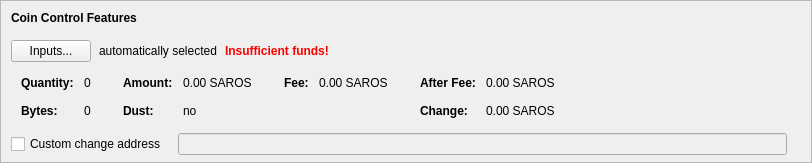
    <widget class="QFrame" name="frameCoinControl">
     <property name="sizePolicy">
      <sizepolicy hsizetype="Expanding" vsizetype="Expanding">
       <horstretch>0</horstretch>
       <verstretch>0</verstretch>
      </sizepolicy>
     </property>
     <property name="maximumSize">
      <size>
       <width>16777215</width>
       <height>16777215</height>
      </size>
     </property>
     <property name="frameShape">
      <enum>QFrame::StyledPanel</enum>
     </property>
     <property name="frameShadow">
      <enum>QFrame::Sunken</enum>
     </property>
     <layout class="QVBoxLayout" name="verticalLayoutCoinControl2">
      <property name="spacing">
       <number>0</number>
      </property>
      <property name="leftMargin">
       <number>0</number>
      </property>
      <property name="topMargin">
       <number>0</number>
      </property>
      <property name="rightMargin">
       <number>0</number>
      </property>
      <property name="bottomMargin">
       <number>6</number>
      </property>
      <item>
       <layout class="QVBoxLayout" name="verticalLayoutCoinControl" stretch="0,0,0,0,1">
        <property name="spacing">
         <number>0</number>
        </property>
        <property name="leftMargin">
         <number>10</number>
        </property>
        <property name="topMargin">
         <number>10</number>
        </property>
        <item>
         <layout class="QHBoxLayout" name="horizontalLayoutCoinControl1">
          <property name="bottomMargin">
           <number>15</number>
          </property>
          <item>
           <widget class="QLabel" name="labelCoinControlFeatures">
            <property name="sizePolicy">
             <sizepolicy hsizetype="Preferred" vsizetype="Maximum">
              <horstretch>0</horstretch>
              <verstretch>0</verstretch>
             </sizepolicy>
            </property>
            <property name="font">
             <font>
              <weight>75</weight>
              <bold>true</bold>
             </font>
            </property>
            <property name="styleSheet">
             <string notr="true">font-weight:bold;</string>
            </property>
            <property name="text">
             <string>Coin Control Features</string>
            </property>
           </widget>
          </item>
         </layout>
        </item>
        <item>
         <layout class="QHBoxLayout" name="horizontalLayoutCoinControl2" stretch="0,0,0,0">
          <property name="spacing">
           <number>8</number>
          </property>
          <property name="bottomMargin">
           <number>10</number>
          </property>
          <item>
           <widget class="QPushButton" name="pushButtonCoinControl">
            <property name="styleSheet">
             <string notr="true"/>
            </property>
            <property name="text">
             <string>Inputs...</string>
            </property>
            <property name="autoDefault">
             <bool>false</bool>
            </property>
           </widget>
          </item>
          <item>
           <widget class="QLabel" name="labelCoinControlAutomaticallySelected">
            <property name="text">
             <string>automatically selected</string>
            </property>
            <property name="margin">
             <number>5</number>
            </property>
           </widget>
          </item>
          <item>
           <widget class="QLabel" name="labelCoinControlInsuffFunds">
            <property name="font">
             <font>
              <weight>75</weight>
              <bold>true</bold>
             </font>
            </property>
            <property name="styleSheet">
             <string notr="true">color:red;font-weight:bold;</string>
            </property>
            <property name="text">
             <string>Insufficient funds!</string>
            </property>
            <property name="margin">
             <number>5</number>
            </property>
           </widget>
          </item>
          <item>
           <spacer name="horizontalSpacerCoinControl">
            <property name="orientation">
             <enum>Qt::Horizontal</enum>
            </property>
            <property name="sizeHint" stdset="0">
             <size>
              <width>40</width>
              <height>1</height>
             </size>
            </property>
           </spacer>
          </item>
         </layout>
        </item>
        <item>
         <widget class="QWidget" name="widgetCoinControl" native="true">
          <property name="sizePolicy">
           <sizepolicy hsizetype="Preferred" vsizetype="Preferred">
            <horstretch>0</horstretch>
            <verstretch>0</verstretch>
           </sizepolicy>
          </property>
          <property name="minimumSize">
           <size>
            <width>0</width>
            <height>0</height>
           </size>
          </property>
          <property name="styleSheet">
           <string notr="true"/>
          </property>
          <layout class="QHBoxLayout" name="horizontalLayoutCoinControl5">
           <property name="leftMargin">
            <number>0</number>
           </property>
           <property name="topMargin">
            <number>0</number>
           </property>
           <property name="rightMargin">
            <number>0</number>
           </property>
           <property name="bottomMargin">
            <number>0</number>
           </property>
           <item>
            <layout class="QHBoxLayout" name="horizontalLayoutCoinControl3" stretch="0,0,0,1">
             <property name="spacing">
              <number>20</number>
             </property>
             <property name="topMargin">
              <number>0</number>
             </property>
             <property name="bottomMargin">
              <number>10</number>
             </property>
             <item>
              <layout class="QFormLayout" name="formLayoutCoinControl1">
               <property name="horizontalSpacing">
                <number>10</number>
               </property>
               <property name="verticalSpacing">
                <number>14</number>
               </property>
               <property name="leftMargin">
                <number>10</number>
               </property>
               <property name="topMargin">
                <number>4</number>
               </property>
               <property name="rightMargin">
                <number>6</number>
               </property>
               <item row="0" column="0">
                <widget class="QLabel" name="labelCoinControlQuantityText">
                 <property name="font">
                  <font>
                   <weight>75</weight>
                   <bold>true</bold>
                  </font>
                 </property>
                 <property name="text">
                  <string>Quantity:</string>
                 </property>
                 <property name="margin">
                  <number>0</number>
                 </property>
                </widget>
               </item>
               <item row="0" column="1">
                <widget class="QLabel" name="labelCoinControlQuantity">
                 <property name="cursor">
                  <cursorShape>IBeamCursor</cursorShape>
                 </property>
                 <property name="contextMenuPolicy">
                  <enum>Qt::ActionsContextMenu</enum>
                 </property>
                 <property name="text">
                  <string notr="true">0</string>
                 </property>
                 <property name="margin">
                  <number>0</number>
                 </property>
                 <property name="textInteractionFlags">
                  <set>Qt::LinksAccessibleByMouse|Qt::TextSelectableByKeyboard|Qt::TextSelectableByMouse</set>
                 </property>
                </widget>
               </item>
               <item row="1" column="0">
                <widget class="QLabel" name="labelCoinControlBytesText">
                 <property name="font">
                  <font>
                   <weight>75</weight>
                   <bold>true</bold>
                  </font>
                 </property>
                 <property name="text">
                  <string>Bytes:</string>
                 </property>
                </widget>
               </item>
               <item row="1" column="1">
                <widget class="QLabel" name="labelCoinControlBytes">
                 <property name="cursor">
                  <cursorShape>IBeamCursor</cursorShape>
                 </property>
                 <property name="contextMenuPolicy">
                  <enum>Qt::ActionsContextMenu</enum>
                 </property>
                 <property name="text">
                  <string notr="true">0</string>
                 </property>
                 <property name="textInteractionFlags">
                  <set>Qt::LinksAccessibleByMouse|Qt::TextSelectableByKeyboard|Qt::TextSelectableByMouse</set>
                 </property>
                </widget>
               </item>
              </layout>
             </item>
             <item>
              <layout class="QFormLayout" name="formLayoutCoinControl2">
               <property name="horizontalSpacing">
                <number>10</number>
               </property>
               <property name="verticalSpacing">
                <number>14</number>
               </property>
               <property name="leftMargin">
                <number>6</number>
               </property>
               <property name="topMargin">
                <number>4</number>
               </property>
               <property name="rightMargin">
                <number>6</number>
               </property>
               <item row="0" column="0">
                <widget class="QLabel" name="labelCoinControlAmountText">
                 <property name="font">
                  <font>
                   <weight>75</weight>
                   <bold>true</bold>
                  </font>
                 </property>
                 <property name="text">
                  <string>Amount:</string>
                 </property>
                 <property name="margin">
                  <number>0</number>
                 </property>
                </widget>
               </item>
               <item row="0" column="1">
                <widget class="QLabel" name="labelCoinControlAmount">
                 <property name="cursor">
                  <cursorShape>IBeamCursor</cursorShape>
                 </property>
                 <property name="contextMenuPolicy">
                  <enum>Qt::ActionsContextMenu</enum>
                 </property>
                 <property name="text">
                  <string notr="true">0.00 SAROS</string>
                 </property>
                 <property name="textInteractionFlags">
                  <set>Qt::LinksAccessibleByMouse|Qt::TextSelectableByKeyboard|Qt::TextSelectableByMouse</set>
                 </property>
                </widget>
               </item>
               <item row="1" column="0">
                <widget class="QLabel" name="labelCoinControlLowOutputText">
                 <property name="font">
                  <font>
                   <weight>75</weight>
                   <bold>true</bold>
                  </font>
                 </property>
                 <property name="text">
                  <string>Dust:</string>
                 </property>
                </widget>
               </item>
               <item row="1" column="1">
                <widget class="QLabel" name="labelCoinControlLowOutput">
                 <property name="cursor">
                  <cursorShape>IBeamCursor</cursorShape>
                 </property>
                 <property name="contextMenuPolicy">
                  <enum>Qt::ActionsContextMenu</enum>
                 </property>
                 <property name="text">
                  <string notr="true">no</string>
                 </property>
                 <property name="textInteractionFlags">
                  <set>Qt::LinksAccessibleByMouse|Qt::TextSelectableByKeyboard|Qt::TextSelectableByMouse</set>
                 </property>
                </widget>
               </item>
              </layout>
             </item>
             <item>
              <layout class="QFormLayout" name="formLayoutCoinControl3">
               <property name="horizontalSpacing">
                <number>10</number>
               </property>
               <property name="verticalSpacing">
                <number>14</number>
               </property>
               <property name="leftMargin">
                <number>6</number>
               </property>
               <property name="topMargin">
                <number>4</number>
               </property>
               <property name="rightMargin">
                <number>6</number>
               </property>
               <item row="0" column="0">
                <widget class="QLabel" name="labelCoinControlFeeText">
                 <property name="font">
                  <font>
                   <weight>75</weight>
                   <bold>true</bold>
                  </font>
                 </property>
                 <property name="text">
                  <string>Fee:</string>
                 </property>
                 <property name="margin">
                  <number>0</number>
                 </property>
                </widget>
               </item>
               <item row="0" column="1">
                <widget class="QLabel" name="labelCoinControlFee">
                 <property name="cursor">
                  <cursorShape>IBeamCursor</cursorShape>
                 </property>
                 <property name="contextMenuPolicy">
                  <enum>Qt::ActionsContextMenu</enum>
                 </property>
                 <property name="text">
                  <string notr="true">0.00 SAROS</string>
                 </property>
                 <property name="textInteractionFlags">
                  <set>Qt::LinksAccessibleByMouse|Qt::TextSelectableByKeyboard|Qt::TextSelectableByMouse</set>
                 </property>
                </widget>
               </item>
             </layout>
             </item>
             <item>
              <layout class="QFormLayout" name="formLayoutCoinControl4">
               <property name="horizontalSpacing">
                <number>10</number>
               </property>
               <property name="verticalSpacing">
                <number>14</number>
               </property>
               <property name="leftMargin">
                <number>6</number>
               </property>
               <property name="topMargin">
                <number>4</number>
               </property>
               <property name="rightMargin">
                <number>6</number>
               </property>
               <item row="0" column="0">
                <widget class="QLabel" name="labelCoinControlAfterFeeText">
                 <property name="font">
                  <font>
                   <weight>75</weight>
                   <bold>true</bold>
                  </font>
                 </property>
                 <property name="text">
                  <string>After Fee:</string>
                 </property>
                 <property name="margin">
                  <number>0</number>
                 </property>
                </widget>
               </item>
               <item row="0" column="1">
                <widget class="QLabel" name="labelCoinControlAfterFee">
                 <property name="cursor">
                  <cursorShape>IBeamCursor</cursorShape>
                 </property>
                 <property name="contextMenuPolicy">
                  <enum>Qt::ActionsContextMenu</enum>
                 </property>
                 <property name="text">
                  <string notr="true">0.00 SAROS</string>
                 </property>
                 <property name="textInteractionFlags">
                  <set>Qt::LinksAccessibleByMouse|Qt::TextSelectableByKeyboard|Qt::TextSelectableByMouse</set>
                 </property>
                </widget>
               </item>
               <item row="1" column="0">
                <widget class="QLabel" name="labelCoinControlChangeText">
                 <property name="font">
                  <font>
                   <weight>75</weight>
                   <bold>true</bold>
                  </font>
                 </property>
                 <property name="text">
                  <string>Change:</string>
                 </property>
                </widget>
               </item>
               <item row="1" column="1">
                <widget class="QLabel" name="labelCoinControlChange">
                 <property name="cursor">
                  <cursorShape>IBeamCursor</cursorShape>
                 </property>
                 <property name="contextMenuPolicy">
                  <enum>Qt::ActionsContextMenu</enum>
                 </property>
                 <property name="text">
                  <string notr="true">0.00 SAROS</string>
                 </property>
                 <property name="textInteractionFlags">
                  <set>Qt::LinksAccessibleByMouse|Qt::TextSelectableByKeyboard|Qt::TextSelectableByMouse</set>
                 </property>
                </widget>
               </item>
              </layout>
             </item>
            </layout>
           </item>
          </layout>
         </widget>
        </item>
        <item>
         <layout class="QHBoxLayout" name="horizontalLayoutCoinControl4" stretch="0,0,0">
          <property name="spacing">
           <number>12</number>
          </property>
          <property name="sizeConstraint">
           <enum>QLayout::SetDefaultConstraint</enum>
          </property>
          <property name="topMargin">
           <number>5</number>
          </property>
          <property name="rightMargin">
           <number>5</number>
          </property>
          <item>
           <widget class="QCheckBox" name="checkBoxCoinControlChange">
            <property name="toolTip">
             <string>If this is activated, but the change address is empty or invalid, change will be sent to a newly generated address.</string>
            </property>
            <property name="text">
             <string>Custom change address</string>
            </property>
           </widget>
          </item>
          <item>
           <widget class="QValidatedLineEdit" name="lineEditCoinControlChange">
            <property name="enabled">
             <bool>false</bool>
            </property>
            <property name="sizePolicy">
             <sizepolicy hsizetype="Expanding" vsizetype="Fixed">
              <horstretch>0</horstretch>
              <verstretch>0</verstretch>
             </sizepolicy>
            </property>
           </widget>
          </item>
          <item>
           <widget class="QLabel" name="labelCoinControlChangeLabel">
            <property name="sizePolicy">
             <sizepolicy hsizetype="Preferred" vsizetype="Expanding">
              <horstretch>0</horstretch>
              <verstretch>0</verstretch>
             </sizepolicy>
            </property>
            <property name="minimumSize">
             <size>
              <width>0</width>
              <height>0</height>
             </size>
            </property>
            <property name="text">
             <string/>
            </property>
            <property name="margin">
             <number>3</number>
            </property>
           </widget>
          </item>
         </layout>
        </item>
        <item>
         <spacer name="verticalSpacerCoinControl">
          <property name="orientation">
           <enum>Qt::Vertical</enum>
          </property>
          <property name="sizeHint" stdset="0">
           <size>
            <width>800</width>
            <height>1</height>
           </size>
          </property>
         </spacer>
        </item>
       </layout>
      </item>
     </layout>
    </widget>
